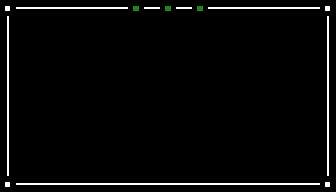

Tiled map render using the project's own tile images. Description and the whole map definition, tile-layer contents included, below:
An orthogonal 21x12 tile map with 16x16 px tiles, 2 tile layers (background, above) and 17 objects (12x minigame-hunt-collectible, 4x deadly_area, minigame-hunt-player).

<map version="1.4" tiledversion="1.4.3" orientation="orthogonal" renderorder="right-down" width="21" height="12" tilewidth="16" tileheight="16" infinite="0" nextlayerid="13" nextobjectid="214">
 <properties>
  <property name="display_name" value="Learning To Walk" />
  <property name="next_level" value="./data/levels/tmx/L03-Pushing.tmx" />
  <property name="player_bomb_count" value="0" />
 </properties>
 <tileset firstgid="1" name="newtiledsheet" tilewidth="16" tileheight="16" tilecount="180" columns="9">
  <image source="../../newtiledsheet.png" width="144" height="320" />
  <tile id="0">
   <properties>
    <property name="destructable" value="" />
    <property name="solid" value="1" />
   </properties>
  </tile>
  <tile id="1">
   <properties>
    <property name="destructable" value="" />
    <property name="solid" value="1" />
   </properties>
  </tile>
  <tile id="2">
   <properties>
    <property name="destructable" value="" />
    <property name="solid" value="1" />
   </properties>
  </tile>
  <tile id="3">
   <properties>
    <property name="destructable" value="" />
    <property name="solid" value="1" />
   </properties>
  </tile>
  <tile id="4">
   <properties>
    <property name="destructable" value="" />
    <property name="solid" value="" />
   </properties>
  </tile>
  <tile id="9">
   <properties>
    <property name="destructable" value="" />
    <property name="solid" value="1" />
   </properties>
  </tile>
  <tile id="10">
   <properties>
    <property name="destructable" value="" />
    <property name="solid" value="1" />
   </properties>
  </tile>
  <tile id="11">
   <properties>
    <property name="destructable" value="" />
    <property name="solid" value="1" />
   </properties>
  </tile>
  <tile id="12">
   <properties>
    <property name="destructable" value="" />
    <property name="solid" value="1" />
   </properties>
  </tile>
  <tile id="13">
   <properties>
    <property name="destructable" value="" />
    <property name="solid" value="" />
   </properties>
  </tile>
  <tile id="18">
   <properties>
    <property name="destructable" value="" />
    <property name="solid" value="" />
   </properties>
  </tile>
  <tile id="19">
   <properties>
    <property name="destructable" value="" />
    <property name="solid" value="" />
   </properties>
  </tile>
  <tile id="20">
   <properties>
    <property name="destructable" type="bool" value="true" />
    <property name="solid" value="1" />
   </properties>
  </tile>
  <tile id="27">
   <properties>
    <property name="destructable" value="" />
    <property name="solid" value="1" />
   </properties>
  </tile>
  <tile id="28">
   <properties>
    <property name="destructable" value="" />
    <property name="solid" value="1" />
   </properties>
  </tile>
  <tile id="29">
   <properties>
    <property name="destructable" value="1" />
    <property name="solid" value="1" />
   </properties>
  </tile>
  <tile id="30">
   <properties>
    <property name="destructable" value="" />
    <property name="solid" value="1" />
   </properties>
  </tile>
  <tile id="31">
   <properties>
    <property name="destructable" value="" />
    <property name="solid" value="" />
   </properties>
  </tile>
  <tile id="32">
   <properties>
    <property name="destructable" value="" />
    <property name="solid" value="" />
   </properties>
  </tile>
  <tile id="54">
   <properties>
    <property name="destructable" value="" />
    <property name="solid" value="True" />
   </properties>
  </tile>
  <tile id="58">
   <properties>
    <property name="destructable" value="" />
    <property name="solid" value="" />
   </properties>
  </tile>
 </tileset>
 <layer id="1" name="background" width="21" height="12">
  <data encoding="csv">
24,24,24,24,24,24,24,24,24,24,24,24,24,24,27,24,24,24,24,24,24,
24,24,24,24,24,24,24,24,24,24,24,24,24,24,27,24,24,24,24,24,24,
24,24,24,24,24,24,24,24,24,24,24,24,24,24,27,24,24,24,24,24,24,
24,24,24,24,24,0,24,24,24,24,24,24,24,24,27,24,24,24,24,24,24,
24,24,24,24,24,24,24,24,24,24,24,24,24,24,27,24,24,24,24,24,24,
24,24,24,24,24,24,24,24,24,24,24,24,24,24,27,24,24,24,24,24,24,
24,24,24,24,24,24,24,24,24,24,24,24,24,24,27,24,24,24,24,24,24,
24,24,24,24,24,24,24,24,24,24,24,24,24,24,27,24,24,24,24,24,24,
24,24,24,24,24,24,24,24,24,24,24,24,24,24,27,24,24,24,24,24,24,
24,24,24,24,24,24,24,24,24,24,24,24,24,24,27,24,24,24,24,24,24,
24,24,24,24,24,24,24,24,24,24,24,24,24,24,24,24,24,24,24,24,24,
24,24,24,24,24,24,24,24,24,24,24,24,24,24,24,24,24,24,24,24,24
</data>
 </layer>
 <layer id="12" name="above" width="21" height="12">
  <data encoding="csv">
94,96,96,96,96,96,96,96,106,96,106,96,106,96,96,96,96,96,96,96,94,
95,0,0,0,0,0,0,0,0,0,0,0,0,0,0,0,0,0,0,0,95,
95,0,0,0,0,0,0,0,0,0,0,0,0,0,0,0,0,0,0,0,95,
95,0,0,0,0,0,0,0,0,0,0,0,0,0,0,0,0,0,0,0,95,
95,0,0,0,0,0,0,0,0,0,0,0,0,0,0,0,0,0,0,0,95,
95,0,0,0,0,0,0,0,0,0,0,0,0,0,0,0,0,0,0,0,95,
95,0,0,0,0,0,0,0,0,0,0,0,0,0,0,0,0,0,0,0,95,
95,0,0,0,0,0,0,0,0,0,0,0,0,0,0,0,0,0,0,0,95,
95,0,0,0,0,0,0,0,0,0,0,0,0,0,0,0,0,0,0,0,95,
95,0,0,0,0,0,0,0,0,0,0,0,0,0,0,0,0,0,0,0,95,
95,0,0,0,0,0,0,0,0,0,0,0,0,0,0,0,0,0,0,0,95,
94,96,96,96,96,96,96,96,96,96,96,96,96,96,96,96,96,96,96,96,94
</data>
 </layer>
 <objectgroup id="4" name="objects">
  <object id="195" name="player" type="minigame-hunt-player" gid="100" x="32" y="144" width="8" height="8" />
  <object id="197" name="collectible" type="minigame-hunt-collectible" gid="101" x="80" y="96" width="8" height="8" />
  <object id="198" name="collectible" type="minigame-hunt-collectible" gid="101" x="80" y="144" width="8" height="8" />
  <object id="200" name="collectible" type="minigame-hunt-collectible" gid="101" x="80" y="48" width="8" height="8" />
  <object id="201" name="collectible" type="minigame-hunt-collectible" gid="101" x="32" y="48" width="8" height="8" />
  <object id="202" type="deadly_area" x="0" y="0" width="16" height="192" />
  <object id="203" type="deadly_area" x="0" y="0" width="336" height="16" />
  <object id="204" type="deadly_area" x="0" y="176" width="336" height="16" />
  <object id="205" type="deadly_area" x="320" y="0" width="16" height="192" />
  <object id="206" name="collectible" type="minigame-hunt-collectible" gid="101" x="112" y="144" width="8" height="8" />
  <object id="207" name="collectible" type="minigame-hunt-collectible" gid="101" x="144" y="112" width="8" height="8" />
  <object id="208" name="collectible" type="minigame-hunt-collectible" gid="101" x="176" y="80" width="8" height="8" />
  <object id="209" name="collectible" type="minigame-hunt-collectible" gid="101" x="224" y="48" width="8" height="8" />
  <object id="210" name="collectible" type="minigame-hunt-collectible" gid="101" x="272" y="144" width="8" height="8" />
  <object id="211" name="collectible" type="minigame-hunt-collectible" gid="101" x="304" y="32" width="8" height="8" />
  <object id="212" name="collectible" type="minigame-hunt-collectible" gid="101" x="288" y="32" width="8" height="8" />
  <object id="213" name="collectible" type="minigame-hunt-collectible" gid="101" x="304" y="48" width="8" height="8" />
 </objectgroup>
</map>
